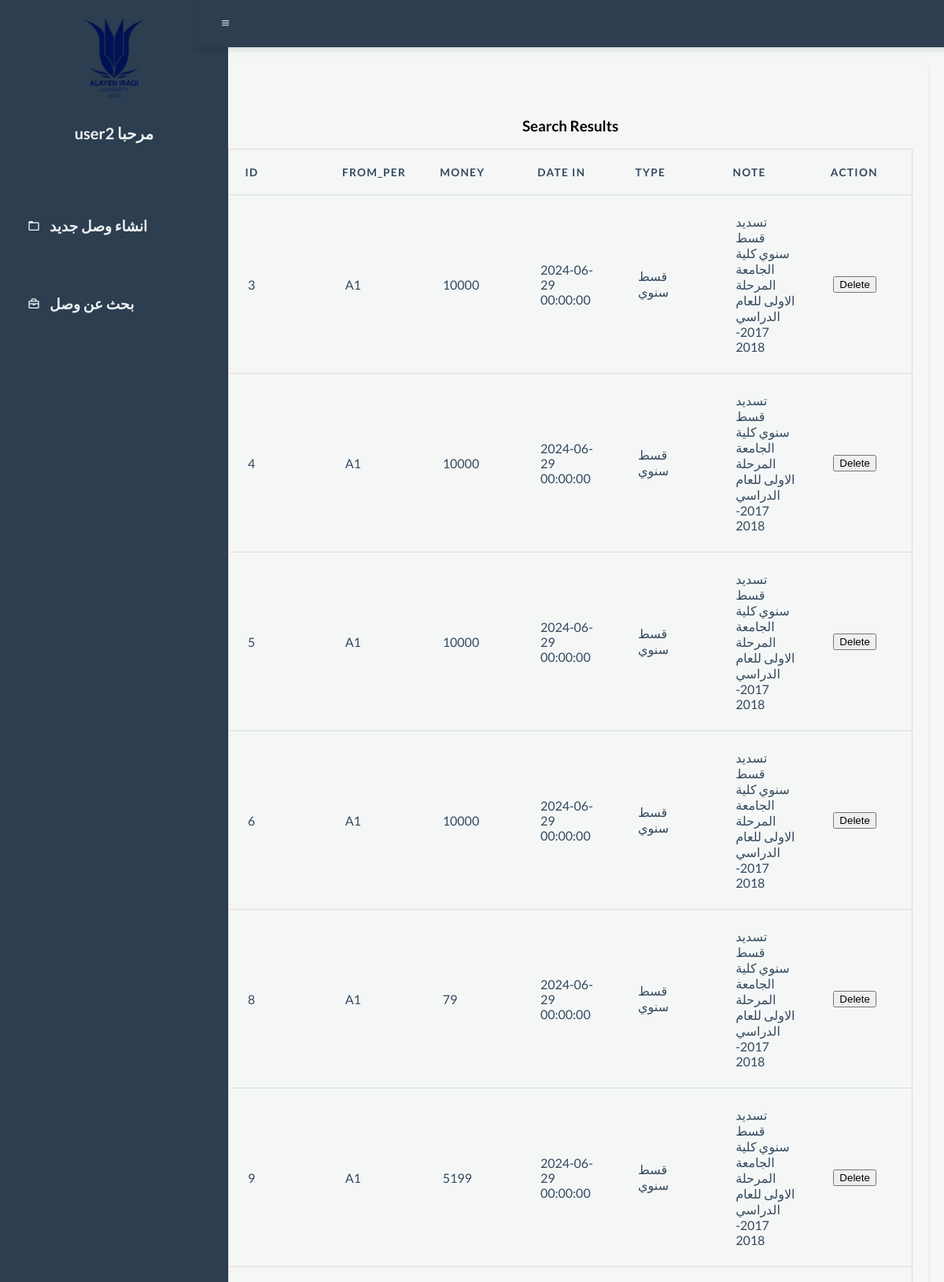
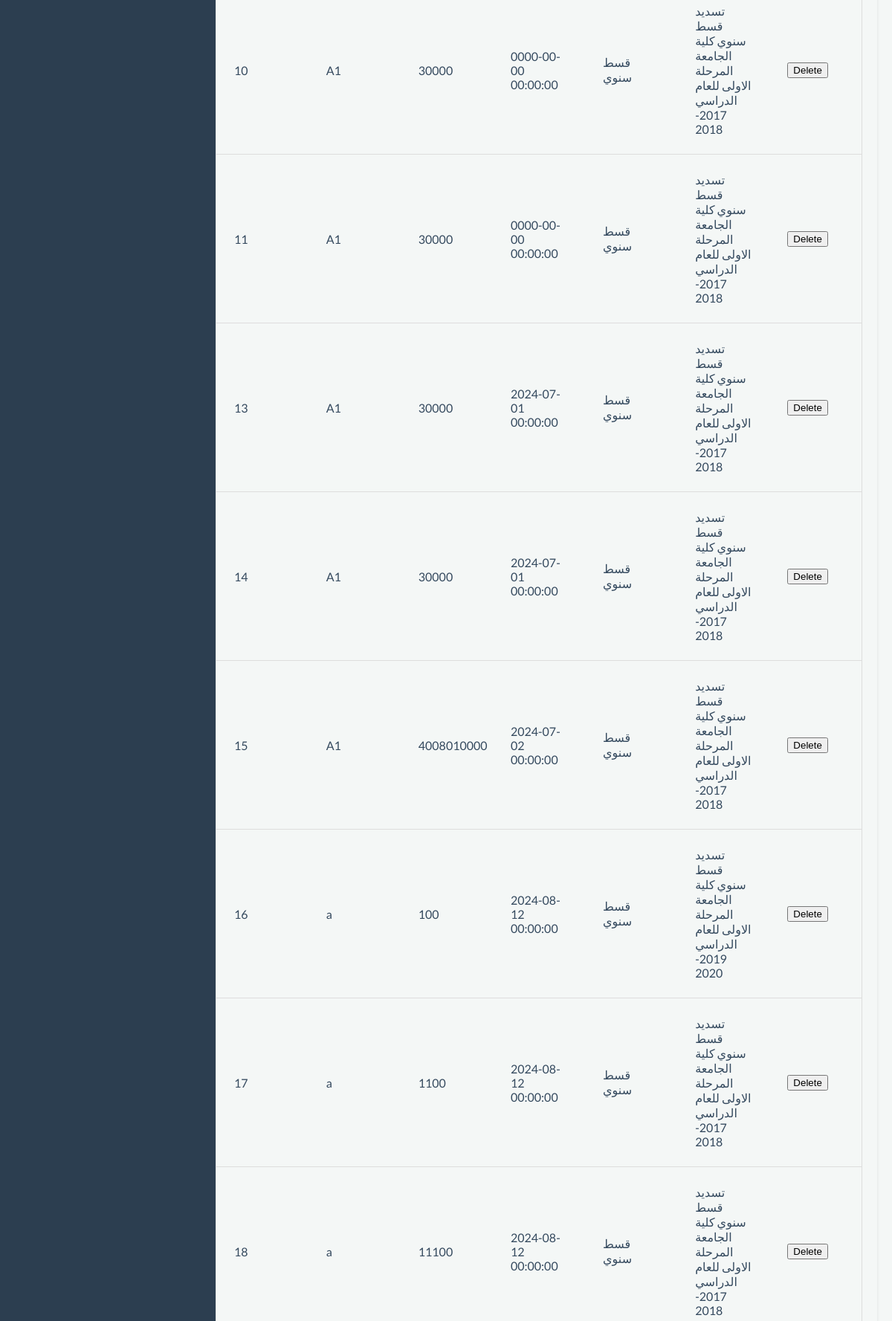
The app's page /accounts/view/sidebar_search_records.php (signed in, upper part) with its own data (2 pictures, top to bottom).
### tables this page shows
CREATE TABLE `daily_record` (
  `id_dc` int(11) NOT NULL,
  `number` float DEFAULT NULL,
  `money` float DEFAULT NULL,
  `data_in` datetime DEFAULT NULL,
  `type` text DEFAULT NULL,
  `date_ac` datetime DEFAULT NULL,
  `note` text DEFAULT NULL,
  `from_per` text DEFAULT NULL,
  `write_mo` text DEFAULT NULL,
  `id_u` float DEFAULT NULL,
  `name` text DEFAULT NULL,
  `id_col` float DEFAULT NULL,
  `id_s` float DEFAULT NULL,
  `e_number` text DEFAULT NULL,
  `e_date` varchar(255) DEFAULT NULL,
  `type_of_receipt` int(11) DEFAULT NULL,
  `year_r` varchar(50) DEFAULT NULL,
  `in_number` varchar(50) DEFAULT NULL,
  `in_date` datetime DEFAULT NULL,
  `in_amount` varchar(50) DEFAULT NULL,
  `adder_name` varchar(255) DEFAULT NULL,
  `added_date` datetime DEFAULT NULL,
  `updater_name` varchar(255) DEFAULT NULL,
  `updated_date` datetime DEFAULT NULL
);

### accounts/view/search_records.php (the view, shortened to what this page needs)
<?php
include "../php/env/db.php";
$search_term = $_GET['search_term'];
$sql = "SELECT * FROM daily_record WHERE ";
$sql .= "id_dc LIKE '%$search_term%' OR ";
$sql .= "number LIKE '%$search_term%' OR ";
$sql .= "money LIKE '%$search_term%' OR ";
$sql .= "data_in LIKE '%$search_term%' OR ";
$sql .= "type LIKE '%$search_term%' OR ";
$sql .= "note LIKE '%$search_term%' OR ";
$sql .= "from_per LIKE '%$search_term%' OR ";
$sql .= "write_mo LIKE '%$search_term%' OR ";
$sql .= "id_u LIKE '%$search_term%' OR ";
$sql .= "name LIKE '%$search_term%' OR ";
$sql .= "id_col LIKE '%$search_term%' OR ";
$sql .= "id_s LIKE '%$search_term%' OR ";
$sql .= "e_number LIKE '%$search_term%' OR ";
$sql .= "e_date LIKE '%$search_term%' OR ";
$sql .= "year_r LIKE '%$search_term%' OR ";
$sql .= "in_number LIKE '%$search_term%' OR ";
$sql .= "in_date LIKE '%$search_term%' OR ";
$sql .= "in_amount LIKE '%$search_term%' OR ";
$sql .= "adder_name LIKE '%$search_term%' OR ";
$sql .= "added_date LIKE '%$search_term%' OR ";
$sql .= "updater_name LIKE '%$search_term%' OR ";
$sql .= "updated_date LIKE '%$search_term%'";
$result = $conn->query($sql);
if ($result->num_rows > 0) {
    echo "<h3>Search Results</h3>";
    echo "<table>";
    echo "<tr><th>ID</th><th>from_per</th><th>Money</th><th>Date In</th><th>Type</th><th>Note</th><th>Action</th></tr>";
    while ($row = $result->fetch_assoc()) {
        echo "<tr>";
        echo "<td>".$row['id_dc']."</td>";
        echo "<td>".$row['from_per']."</td>";
        echo "<td>".$row['money']."</td>";
        echo "<td>".$row['data_in']."</td>";
        echo "<td>".$row['type']."</td>";
        echo "<td>".$row['note']."</td>";
        echo "<td><button class='delete-btn' data-id='".$row['id_dc']."'>Delete</button></td>";
        echo "</tr>";
    }
    echo "</table>";
} else {
    echo "No matching records found";
}
?>

### accounts/css/stylesheet.css (style rules this page uses)
body { font-family: 'Lato', sans-serif; margin: 0; padding: 0; height: 100vh; overflow: hidden; background-color: #f4f7f6; }
:root { --primary-color: #2c3e50; --secondary-color: #1abc9c; --background-color: #f4f7f6; --text-color: #34495e; --light-text-color: #ecf0f1; --hover-color: #16a085; }
table { border-collapse: collapse; width: 100%; table-layout: fixed; color: var(--text-color); border-spacing: 0 15px; }
table tr { background-color: transparent; border: 1px solid #ddd; padding: .35em; }
table th, table td { padding: 1.5em; text-align: left; }
table th { font-size: .85em; letter-spacing: .1em; text-transform: uppercase; }

### records on screen
daily_record: id_dc "3", from_per "A1", money "10000", data_in "2024-06-29 00:00:00", type "قسط سنوي", note "تسديد قسط سنوي كلية الجامعة المرحلة الاولى للعام الدراسي 2017-2018"
daily_record: id_dc "4", from_per "A1", money "10000", data_in "2024-06-29 00:00:00", type "قسط سنوي", note "تسديد قسط سنوي كلية الجامعة المرحلة الاولى للعام الدراسي 2017-2018"
daily_record: id_dc "5", from_per "A1", money "10000", data_in "2024-06-29 00:00:00", type "قسط سنوي", note "تسديد قسط سنوي كلية الجامعة المرحلة الاولى للعام الدراسي 2017-2018"
daily_record: id_dc "6", from_per "A1", money "10000", data_in "2024-06-29 00:00:00", type "قسط سنوي", note "تسديد قسط سنوي كلية الجامعة المرحلة الاولى للعام الدراسي 2017-2018"
daily_record: id_dc "8", from_per "A1", money "79", data_in "2024-06-29 00:00:00", type "قسط سنوي", note "تسديد قسط سنوي كلية الجامعة المرحلة الاولى للعام الدراسي 2017-2018"
daily_record: id_dc "9", from_per "A1", money "5199", data_in "2024-06-29 00:00:00", type "قسط سنوي", note "تسديد قسط سنوي كلية الجامعة المرحلة الاولى للعام الدراسي 2017-2018"
daily_record: id_dc "10", from_per "A1", money "30000", data_in "0000-00-00 00:00:00", type "قسط سنوي", note "تسديد قسط سنوي كلية الجامعة المرحلة الاولى للعام الدراسي 2017-2018"
daily_record: id_dc "11", from_per "A1", money "30000", data_in "0000-00-00 00:00:00", type "قسط سنوي", note "تسديد قسط سنوي كلية الجامعة المرحلة الاولى للعام الدراسي 2017-2018"
daily_record: id_dc "13", from_per "A1", money "30000", data_in "2024-07-01 00:00:00", type "قسط سنوي", note "تسديد قسط سنوي كلية الجامعة المرحلة الاولى للعام الدراسي 2017-2018"
daily_record: id_dc "14", from_per "A1", money "30000", data_in "2024-07-01 00:00:00", type "قسط سنوي", note "تسديد قسط سنوي كلية الجامعة المرحلة الاولى للعام الدراسي 2017-2018"
daily_record: id_dc "15", from_per "A1", money "4008010000", data_in "2024-07-02 00:00:00", type "قسط سنوي", note "تسديد قسط سنوي كلية الجامعة المرحلة الاولى للعام الدراسي 2017-2018"
daily_record: id_dc "16", from_per "a", money "100", data_in "2024-08-12 00:00:00", type "قسط سنوي", note "تسديد قسط سنوي كلية الجامعة المرحلة الاولى للعام الدراسي 2019-2020"
daily_record: id_dc "17", from_per "a", money "1100", data_in "2024-08-12 00:00:00", type "قسط سنوي", note "تسديد قسط سنوي كلية الجامعة المرحلة الاولى للعام الدراسي 2017-2018"
daily_record: id_dc "18", from_per "a", money "11100", data_in "2024-08-12 00:00:00", type "قسط سنوي", note "تسديد قسط سنوي كلية الجامعة المرحلة الاولى للعام الدراسي 2017-2018"

### other values on screen
$_SESSION['username'] "user2"
